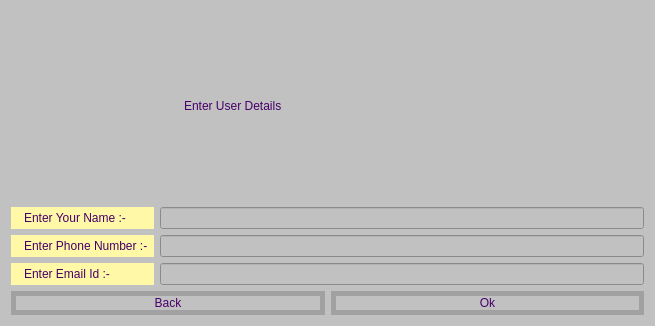
<?xml version="1.0" encoding="UTF-8"?>
<ui version="4.0">
 <class>UserData</class>
 <widget class="QWidget" name="UserData">
  <property name="geometry">
   <rect>
    <x>0</x>
    <y>0</y>
    <width>655</width>
    <height>326</height>
   </rect>
  </property>
  <property name="windowTitle">
   <string>Form</string>
  </property>
  <property name="styleSheet">
   <string notr="true">*{
	background-color:  rgb(193, 193, 193);
	color : rgb(71, 0, 107);
	font: 75 18pt &quot;Waree&quot;;
}

QLabel{
	border-radius :  27px;
	background-color : rgb(255, 248, 167);
	padding: 0px;
	margins: 0px;
	padding-left : 10px;
}

QPushButton{
	border: 5px solid #a1a1a1;
	border-radius: 15px;
}

QPushButton#backBtn::hover{
		background-color : red;
		border: 4px solid rgb(255, 71, 120);
}

QPushButton#okBtn::hover{
		background-color : green;
		border: 4px solid rgb(182, 255, 143);	
}</string>
  </property>
  <layout class="QHBoxLayout" name="horizontalLayout_3">
   <item>
    <layout class="QVBoxLayout" name="verticalLayout_3">
     <item>
      <widget class="QLabel" name="label_4">
       <property name="styleSheet">
        <string notr="true">*{
	background-color:  rgb(193, 193, 193);
	font: 75 italic 28pt &quot;Amiri&quot;;
	padding-left: 170px;
}</string>
       </property>
       <property name="text">
        <string>Enter User Details</string>
       </property>
      </widget>
     </item>
     <item>
      <layout class="QHBoxLayout" name="horizontalLayout">
       <item>
        <layout class="QVBoxLayout" name="verticalLayout_2">
         <item>
          <widget class="QLabel" name="label">
           <property name="text">
            <string>Enter Your Name :- </string>
           </property>
          </widget>
         </item>
         <item>
          <widget class="QLabel" name="label_2">
           <property name="text">
            <string>Enter Phone Number :- </string>
           </property>
          </widget>
         </item>
         <item>
          <widget class="QLabel" name="label_3">
           <property name="text">
            <string>Enter Email Id :- </string>
           </property>
          </widget>
         </item>
        </layout>
       </item>
       <item>
        <layout class="QVBoxLayout" name="verticalLayout">
         <item>
          <widget class="QLineEdit" name="nameLine"/>
         </item>
         <item>
          <widget class="QLineEdit" name="phoneLine"/>
         </item>
         <item>
          <widget class="QLineEdit" name="emailLine"/>
         </item>
        </layout>
       </item>
      </layout>
     </item>
     <item>
      <layout class="QHBoxLayout" name="horizontalLayout_2">
       <item>
        <widget class="QPushButton" name="backBtn">
         <property name="text">
          <string>Back</string>
         </property>
        </widget>
       </item>
       <item>
        <widget class="QPushButton" name="okBtn">
         <property name="text">
          <string>Ok</string>
         </property>
        </widget>
       </item>
      </layout>
     </item>
    </layout>
   </item>
  </layout>
 </widget>
 <resources/>
 <connections/>
</ui>
